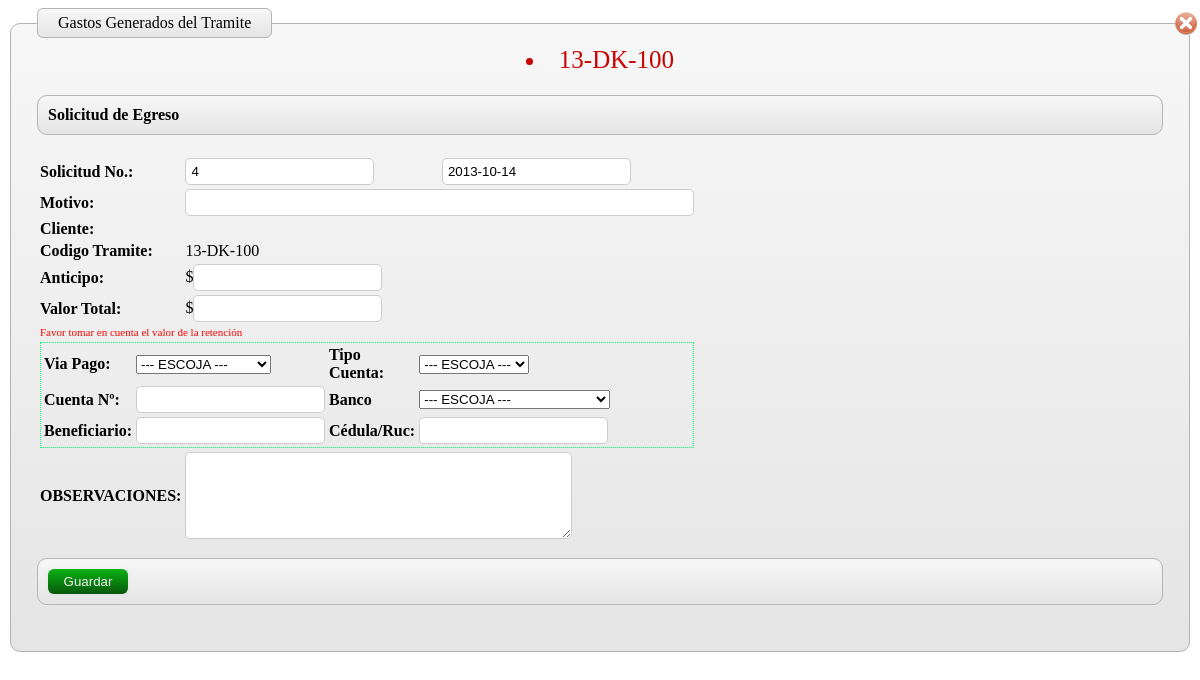
/includes/popup/solicitudEgreso.php?codigo=13-DK-100 (signed in), run on an earlier commit of the app's database.
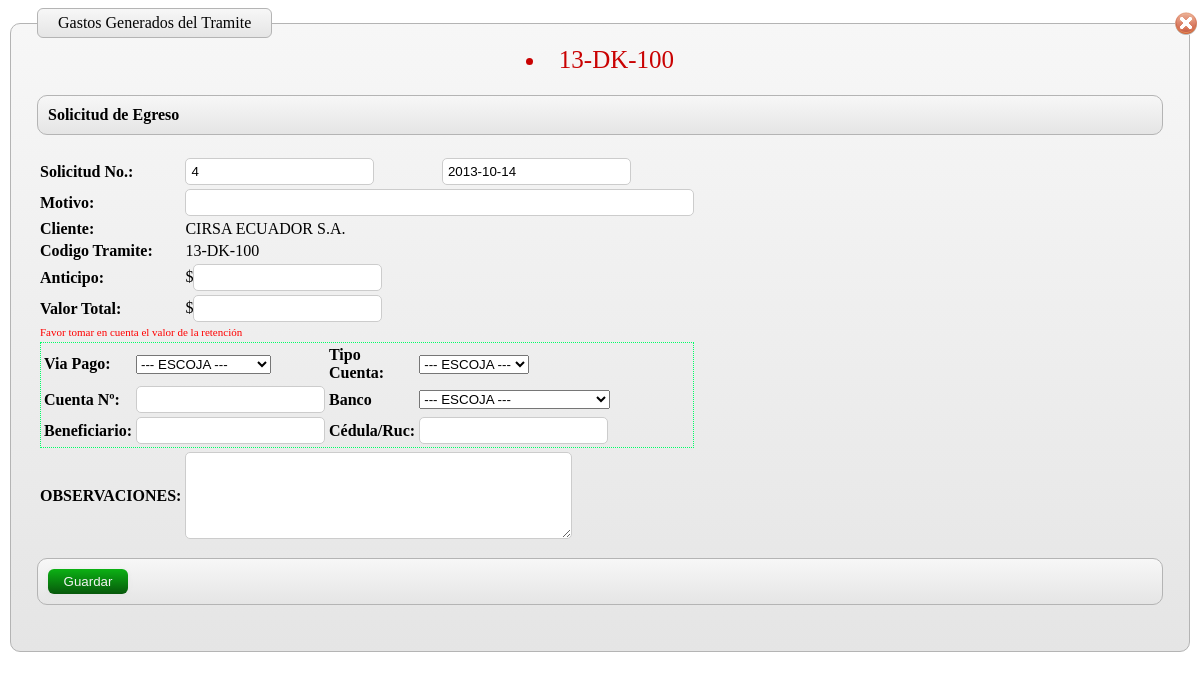
And on a later commit of the database.
### tables this page shows
CREATE TABLE IF NOT EXISTS `dnk_documento` (
  `id` int(10) unsigned NOT NULL AUTO_INCREMENT,
  `DNK_CLIENTE_id` int(10) unsigned NOT NULL,
  `DNK_GERENCIAS_id` int(11) NOT NULL,
  `codigo` varchar(20) DEFAULT NULL,
  `num_ref_cliente` varchar(45) DEFAULT NULL,
  `fecha` date DEFAULT NULL,
  `hora` time DEFAULT NULL,
  `proveedor` int(10) NOT NULL,
  `id_tp_carga` int(11) NOT NULL COMMENT '1: Suelta , 2: Contenedor',
  `via` varchar(3) NOT NULL,
  `DNK_TP_DOCUMENTO_id` int(11) NOT NULL,
  `ciudad_id` int(11) NOT NULL,
  `estado` int(10) unsigned DEFAULT NULL COMMENT '1: Abierto 2: Cerrado 3:Anulado',
  `usuario_id` int(11) NOT NULL,
  `fecha_fin` date NOT NULL,
  PRIMARY KEY (`id`),
  UNIQUE KEY `codigo` (`codigo`),
  KEY `DOCUMENTO_FKIndex1` (`DNK_CLIENTE_id`)
);

CREATE TABLE IF NOT EXISTS `dnk_cliente` (
  `id` int(10) unsigned NOT NULL AUTO_INCREMENT,
  `ruc` varchar(13) DEFAULT NULL,
  `nombre` varchar(255) DEFAULT NULL,
  `direccion` varchar(255) DEFAULT NULL,
  `id_tipo_cliente` tinyint(4) NOT NULL COMMENT '1: Estalales 2:Privados',
  `telefono` varchar(20) DEFAULT NULL,
  `ext` varchar(10) DEFAULT NULL,
  `web` varchar(45) DEFAULT NULL,
  `usuario` varchar(100) NOT NULL,
  `clave` varchar(60) NOT NULL,
  PRIMARY KEY (`id`)
);

### includes/database.inc.php (called while the page is built, shortened)
<?php
class database {
	var $db = null;
	function database(){
		$this->db = new mysqli(HOST_NAME, USER_NAME, USER_PASSWD, DB_NAME);
		$this->db->query("SET NAMES 'utf8'");
		return $this->db;
	}
	function query( $query ){
		$obj = $this->db->query($query);
		return $obj;
	}
}
?>

### includes/logica.inc.php (the view, shortened to what the changed rows need)
<?php
	include_once("database.inc.php");
	$dbmysql = new database();
        function banco($op){
		global $dbmysql;
		$retval = '';
		$sql = "SELECT * FROM `dnk_banco`";
		$rows = $dbmysql->query($sql);
		while ( $row=$rows->fetch_object() ){
			$retval .= '<option value="'.$row->id.'" '.$select.'>'.$row->descripcion.'</option>';
		}
		return $retval;
	}

### includes/logica.inc.php (the view, shortened to what the changed rows need)
<?php
	include_once("database.inc.php");
	$dbmysql = new database();
        function banco($op){
		global $dbmysql;
		$retval = '';
		$sql = "SELECT * FROM `dnk_banco`";
		$rows = $dbmysql->query($sql);
		while ( $row=$rows->fetch_object() ){
			$retval .= '<option value="'.$row->id.'" '.$select.'>'.$row->descripcion.'</option>';
		}
		return $retval;
	}

### includes/popup/solicitudEgreso.php (shortened to what the changed rows need)
<?php session_start();
        include_once("../database.inc.php");
        include_once("../logica.inc.php");
	$dbmysql = new database();
?>
<?php
echo formulario();
function formulario(){
    global $dbmysql;
     $codigo_doc=$_GET['codigo'];
     $codigo_solicitud=$_GET['solicitud'];
     if($codigo_solicitud != ''){
         $codigo_solicitud=$_GET['solicitud'];
         $sql_2="SELECT * FROM `dnk_solicitud_egreso` WHERE `id_solicitud`='$codigo_solicitud'";
         $rows = $dbmysql->query($sql_2);
         $row = $rows->fetch_object();
         $url="?modulo=tramites&op=actualizarsolicitud&codigo=$row->id_solicitud&op=";
            $motivo=$row->motivo_solicitud;
            $anticipo=$row->anticipo_solicitud;
            $valortotal=$row->valtotal_solicitud;
            $banco=$row->banco_solicitud;
            $numcuenta=$row->numcuenta_solicitud;
            $beneficiario=$row->beneficiario_solicitud ;
            $cedula=$row->cedula_solicitud;
            $observacion=$row->observacion_solicitud;
            $viapago=$row->viapago_solicitud;
            $tipocuenta=$row->tipocuenta_solicitud;
            $list_cuenta=array('0'=>'--- ESCOJA ---','A'=>'AHORROS','C'=>'CORRIENTE');
            $list_viapago=array('0'=>'--- ESCOJA ---','T'=>'TRANSFERENCIA','E'=>'EFECTIVO','C'=>'CHEQUE');
            $solo_lectura='readonly="readonly"';
            $desabilitar='disabled="disabled"';
            $noboton='hidden';
     }else{
         $codigo_solicitud=obtener_codigo_solicitud();
         $url="?modulo=tramites&op=insertsolicitud";
         $noboton='submit';
     }
     $date=date('Y-m-s');
     $sql_cliente="SELECT c.id as codigo_cliente,c.nombre,d.* FROM `dnk_documento` d, dnk_cliente c WHERE d.`DNK_CLIENTE_id`=c.id AND d.codigo='$codigo_doc'";
     $rows = $dbmysql->query($sql_cliente);
     $row = $rows->fetch_object();
     $retval='<form id="form-1" action="'.$url.'" method="post">
                <fieldset>
                    <legend>Gastos Generados del Tramite</legend>
                    <div id="cerrar_ventana"><a href="javascript:void(0);" title="Cerrar" onclick="popupCssHide();"><img src="images/001_05.gif"></a></div>';
            $retval .='<div id="css_codigo" align="center">
                        <li><a><input type="hidden" id="codigo_tramite"  name="codigo_tramite" value="'.$codigo_doc.'"/>'.$codigo_doc.'</a></li>
                    </div>
                    <div class="settings">
                            <table width="80%" border="0">
                                  <td width="188"><input type="text" name="codigo_solicitud" id="codigo_solicitud" value="'.$codigo_solicitud.'" readonly="readonly"/></td>
                                  <td width="176"><input type="text" name="fecha_solicitud" id="fecha_solicitud" value="'.$date.'" readonly="readonly"/></td>
                                  <td colspan="2"><input name="motivo_solicitud" type="text" id="motivo_solicitud" size="60" value="'.$motivo.'" '.$solo_lectura.' required onkeyup="javascript:this.value=this.value.toUpperCase();"/></td>
                                <tr>
                                  <td><strong>Cliente:<u></u><u></u></strong></td>
                                  <td colspan="2"><input type="hidden" name="codigo_cliente" id="codigo_cliente" value="'.$row->codigo_cliente.'"/>'.$row->nombre.'</td>
                                </tr>
                                  <td>'.$codigo_doc.'</td>
                                  <td>$<input type="text" name="anticipo_solicitud" id="anticipo_solicitud" value="'.$anticipo.'" '.$solo_lectura.' /></td>
                                  <td>$<input type="text" name="valtotal_solicitud" id="valtotal_solicitud" value="'.$valortotal.'" '.$solo_lectura.'/></td>
                                <tr>
                                  <td colspan="3"><div style="border-color:#0F6; border-style:dotted; border-width:1px;">
                                    <table width="200" border="0">
                                      <tr>
                                        <td><select name="viapago_solicitud" id="viapago_solicitud" '.$desabilitar.' required>';
                                    if($viapago!=''){
                                                foreach ($list_viapago as $key=>$value){
                                                        $selected=($key==$viapago)?' selected="selected"':'';
                                                        $retval .= '<option value="'.$key.'"'.$selected.'>'.$value.'</option>';
                                                }
                                        }else{
                                          $retval .='<option value="0">--- ESCOJA ---</option>
                                                    <option value="T">TRANSFERENCIA</option>
                                                    <option value="E">EFECTIVO</option>
                                                    <option value="C">CHEQUE</option>';
                                        }
                                        $retval .='</select></td>
                                        <td><strong>Tipo Cuenta:<u></u></strong></td>
                                        <td><select name="tipocuenta_solicitud" id="tipocuenta_solicitud" '.$desabilitar.'>';
                                        if($tipocuenta!=''){
                                                foreach ($list_cuenta as $key=>$value){
                                                        $selected=($key==$tipocuenta)?' selected="selected"':'';
                                                        $retval .= '<option value="'.$key.'"'.$selected.'>'.$value.'</option>';
                                                }
                                        }else{
                                             $retval .='<option value="0">--- ESCOJA ---</option>
                                                        <option value="A">AHORROS</option>
                                                        <option value="C">CORRIENTE</option>';
                                        }
                              $retval .=' </select></td>
                                      </tr>
                                      <tr>
                                        <td><strong>Cuenta Nº:</strong></td>
                                        <td><input type="text" name="numerocuenta_solicitud" id="numerocuenta_solicitud" value="'.$numcuenta.'" '.$solo_lectura.'/></td>
                                        <td><strong>Banco</strong></td>
                                        <td><select name="banco_solicitud" id="banco_solicitud" '.$desabilitar.'>
                                        <option value="0">--- ESCOJA ---</option>
                                              '.banco($banco).'
                                        </select></td>
                                      </tr>
                                      <tr>
                                        <td><strong>Beneficiario:<u></u><u></u></strong></td>
                                        <td><input type="text" name="beneficiario_solicitud" id="beneficiario_solicitud" value="'.$beneficiario.'" '.$solo_lectura.'/></td>
                                        <td><strong>Cédula/Ruc:<u></u><u></u></strong></td>
                                        <td><input type="text" name="cedula_solicitud" id="cedula_solicitud" value="'.$cedula.'" '.$solo_lectura.'/></td>
                                      </tr>
                                    </table>
                                  </div></td>
                                </tr>
                                <tr>
                                  <td><strong>OBSERVACIONES:<u></u><u></u></strong></td>
                                  <td colspan="2"><textarea name="observacion_solicitud" id="observacion_solicitud" cols="45" rows="5" required>'.$observacion.'</textarea></td>
                                </tr>
                              </table>
                    </div>
                    ';
        $retval .='<ol class="buttons">';
       $retval .='<li><input type="'.$noboton.'" class="button" value="Guardar" /></li>
                </ol>
            </fieldset>
            </form>';
       return $retval;
     }
function obtener_codigo_solicitud(){
    global $dbmysql;
    $val=0;
    $sql_con="SELECT * FROM `dnk_usuario_solicitud` WHERE usu_codigo={$_SESSION["user_id"]}";
    $rows = $dbmysql->query($sql_con);
    if($rows->num_rows>0){
        $row= $rows->fetch_object();
        $val=$row->sol_secuencia+1;
    }
    return $val;
}
?>

What changed in the data, as far as the page shows it:
added dnk_documento: DNK_CLIENTE.nombre "CIRSA ECUADOR S.A."
